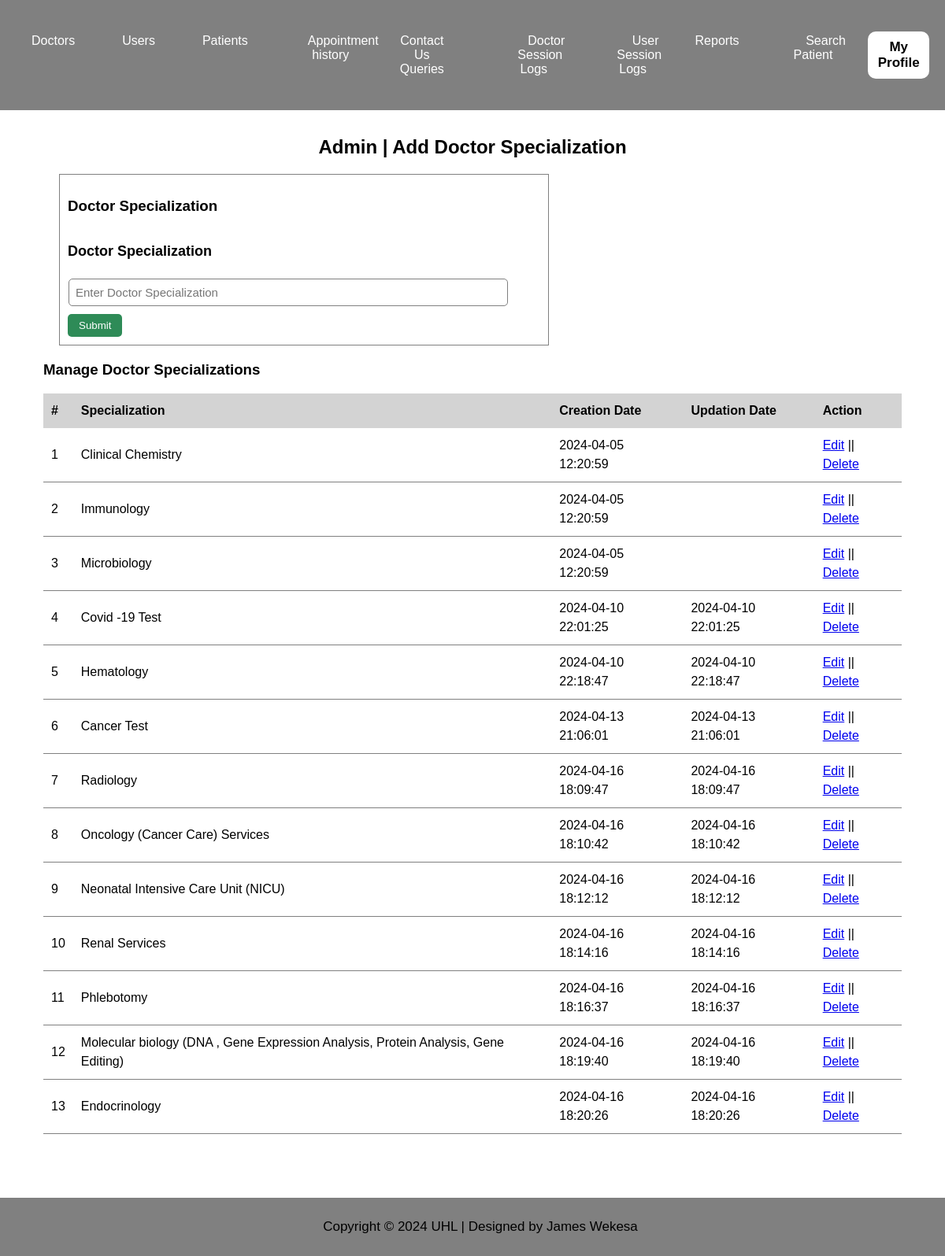
The page /admin/doctor-specialization.php (signed in) on the database its author committed.
### tables this page shows
CREATE TABLE `doctorspecilization` (
  `id` int(11) NOT NULL,
  `specilization` varchar(255) DEFAULT NULL,
  `creationDate` timestamp NULL DEFAULT current_timestamp(),
  `updationDate` timestamp NULL DEFAULT NULL ON UPDATE current_timestamp()
);

### admin/doctor-specialization.php (the view, shortened to what this page needs)
<?php
include('../includes/db_connect.php');
?>
<!DOCTYPE html>
<html lang="en">
<head>
    <link rel="stylesheet" href="dashboard.css">
</head>
<body>
<header>
    <nav class="main-nav">
        <ul>
            <li class="dropdown-container">
                <div class="dropdown-button">Doctors</div>
            </li>
            <li class="dropdown-container">
                <div class="dropdown-button">Users</div>
            </li>
            <li class="dropdown-container">
                <div class="dropdown-button">Patients</div>
            </li>
            <li><a href="appointment-history.php">Appointment history</a></li>
            <li class="dropdown-container">
                <div class="dropdown-button">Contact Us Queries</div>
            </li>
            <li><a href="doctor-logs.php">Doctor Session Logs</a></li>
            <li><a href="user-logs.php">User Session Logs</a></li>
            <li class="dropdown-container">
                <div class="dropdown-button">Reports</div>
            </li>
            <li><a href="patient-search.php">Search Patient</a></li>
        </ul>
    </nav>
    <div class="dropdown-container">
        <button class="dropbtn_1">My Profile</button>
    </div>
</header>
<div class="container">
    <main>
<div class="container">
    <div class="container-fluid">
        <div class="row">
            <div class="col-md-6">
                <div class="panel">
                    <div class="panel-heading"><br>
                        <h2 style="text-align: center;">Admin | Add Doctor Specialization</h2>
                    </div>
                    <div class="panel-body">
                        <form role="form" name="doctor_specialization" method="post">
                            <div class="form-group">
                                <h3 class="panel-title">Doctor Specialization</h3><br>
                                <label>Doctor Specialization</label><br>
                                <input type="text" name="doctorspecilization" placeholder="Enter Doctor Specialization">
                                <button type="submit" name="submit" class="btn btn-primary">Submit</button>
                            </div>
                        </form>
                    </div>
                </div>
            </div>
        </div>
        <div class="row">
            <div class="col-md-12">
                <h3 class="page-title">Manage Doctor Specializations</h3>
                <table class="table table-hover">
                    <thead>
                        <tr>
                            <th>#</th>
                            <th>Specialization</th>
                            <th>Creation Date</th>
                            <th>Updation Date</th>
                            <th>Action</th>
                        </tr>
                    </thead>
                    <tbody>
                        <?php
                        $sql = mysqli_query($conn, "SELECT * FROM doctorspecilization");
                        $cnt = 1;
                        while($row = mysqli_fetch_array($sql)) {
                        ?>
                        <tr>
                            <td><?php echo $cnt;?></td>
                            <td><?php echo isset($row['specilization']) ? $row['specilization'] : ''; ?></td>
                            <td><?php echo isset($row['creationDate']) ? $row['creationDate'] : ''; ?></td>
                            <td><?php echo isset($row['updationDate']) ? $row['updationDate'] : ''; ?></td>
                            <td>
                                <a href="edit-doctor-specialization.php?id=<?php echo $row['id'];?>" class="btn btn-info">Edit</a> ||
                                <a href="doctor-specialization.php?id=<?php echo $row['id']?>&del=delete" onClick="return confirm('Are you sure you want to delete?')" class="btn-delete">Delete</a>
                            </td>
                        </tr>
                        <?php
                            $cnt = $cnt + 1;
                        }?>
                    </tbody>
                </table>
            </div>
        </div>
    </div>
</div>
</main>
</div>
<footer>
    <div class="footer">
        <p>Copyright &copy; <?php echo date("Y"); ?> UHL | Designed by James Wekesa</p>
    </div>
</footer>
</body>
</html>

### doctors/dashboard.css (style rules this page uses)
html, body, header, footer, nav, ul, li, main, aside { margin: 0; padding: 0; }
body { font-family: Arial, sans-serif; }
header { background-color: DarkSlateGray; color: white; padding: 20px; }
header nav ul { list-style: none; text-align: center; }
header nav ul li { display: inline; margin-right: 35px; }
header nav ul li a { color: white; text-decoration: none; }
header nav ul li a { color: white; text-decoration: none; padding: 8px 16px; transition: background-color 0.3s; }
.container { display: flex; margin: 20px; }
main { flex: 1; padding: 15px; }
footer { background-color: DarkSlateGray; color: white; text-align: center; padding: 20px; margin-top: 10px; }
label { display: inline-block; margin-bottom: 5px; font-weight: bold; font-size: 18px; }
input[type="text"], input[type="number"], input[type="date"], input[type="time"], select { font-size: 15px; padding: 4px; margin: 1px; border: 1px solid black; border-radius: 5px; }
button { color: white; background-color: lightseagreen; padding: 10px 20px; border: none; border-radius: 5px; cursor: pointer; }
h2 { text-align: center; }

### admin/doctor-specialization.php (style rules this page uses)
header { background-color: gray; padding: 40px; margin-bottom: 0; }
.dropbtn_1 { background-color: white; border-radius: 10px; cursor: pointer; color: black; padding: 10px; font-size: 17px; font-weight: bold; }
footer { background-color: gray; padding: 15px; text-align: center; color: black; }
p { font-size: 17px; }
header { display: flex; flex-direction: row; justify-content: space-between; align-items: center; }
.main-nav ul { display: flex; list-style-type: none; padding: 0; }
.main-nav ul li { margin-right: 20px; }
.dropdown-container { position: relative; }
li a { color: blue; text-decoration: none; }
.dropdown-button { margin-right: 40px; font-size: 16px; cursor: pointer; }
.dropdown-container { display: inline-block; position: relative; }
main { flex-grow: 1; }
.panel-body { flex-grow: 1; }
.container { display: flex; }
.form-group { border: 1px solid gray; padding: 10px; margin-bottom: 20px; margin-left: 20px; width: 600px; }
label { display: block; margin-bottom: 5px; }
input[type="text"] { width: 90%; padding: 8px; border-radius: 5px; margin-bottom: 10px; border: 1px solid gray; }
button[type="submit"] { background-color: seagreen; color: white; border: none; padding: 7px 14px; border-radius: 5px; cursor: pointer; }
table { width: 100%; border-collapse: collapse; margin-bottom: 20px; }
table th, table td { padding: 10px; }
table th { background-color: lightgray; font-weight: bold; text-align: left; }
table td { border-bottom: 1px solid gray; }
table td, table th { line-height: 1.5; }
header { margin-bottom: 10px; }
footer { padding: 10px; }
header { position: fixed; top: 0; left: 0; width: 95%; background-color: gray; z-index: 1000; }
footer { position: fixed; bottom: 0; left: 0; width: 100%; background-color: gray; z-index: 1000; }
.container { margin-top: 60px; margin-bottom: 30px; padding-bottom: 30px; overflow-y: auto; }

### rows shown on the page
doctorspecilization: specilization "Clinical Chemistry", creationDate "2024-04-05 12:20:59"
doctorspecilization: specilization "Immunology", creationDate "2024-04-05 12:20:59"
doctorspecilization: specilization "Microbiology", creationDate "2024-04-05 12:20:59"
doctorspecilization: specilization "Covid -19 Test", creationDate "2024-04-10 22:01:25", updationDate "2024-04-10 22:01:25"
doctorspecilization: specilization "Hematology", creationDate "2024-04-10 22:18:47", updationDate "2024-04-10 22:18:47"
doctorspecilization: specilization "Cancer Test", creationDate "2024-04-13 21:06:01", updationDate "2024-04-13 21:06:01"
doctorspecilization: specilization "Radiology", creationDate "2024-04-16 18:09:47", updationDate "2024-04-16 18:09:47"
doctorspecilization: specilization "Oncology (Cancer Care) Services", creationDate "2024-04-16 18:10:42", updationDate "2024-04-16 18:10:42"
doctorspecilization: specilization "Neonatal Intensive Care Unit (NICU)", creationDate "2024-04-16 18:12:12", updationDate "2024-04-16 18:12:12"
doctorspecilization: specilization "Renal Services", creationDate "2024-04-16 18:14:16", updationDate "2024-04-16 18:14:16"
doctorspecilization: specilization "Phlebotomy", creationDate "2024-04-16 18:16:37", updationDate "2024-04-16 18:16:37"
doctorspecilization: specilization "Molecular biology (DNA , Gene Expression Analysis, Protein Analysis, Gene Editing)", creationDate "2024-04-16 18:19:40", updationDate "2024-04-16 18:19:40"
doctorspecilization: specilization "Endocrinology", creationDate "2024-04-16 18:20:26", updationDate "2024-04-16 18:20:26"
